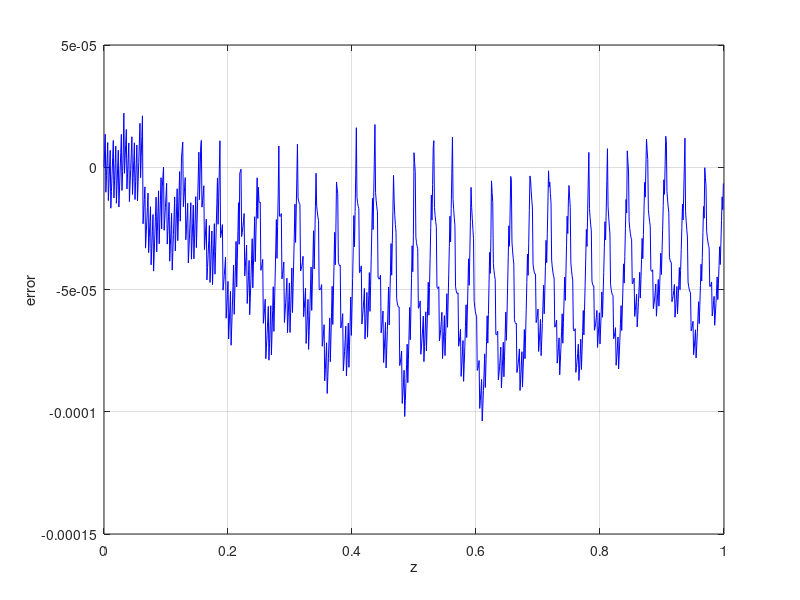

Reproduce this figure in MATLAB.
nn = 5; zc = linspace(0,1,2^nn+1);
atantab = int16(round(atan(zc)*(2^(15))));     % 16-bit values tabulated
atantab = int32(int32(atantab)*(2^(16)));      % move to upper half of 32-bit
datantab = int32(round(diff(atan(zc))*2^(16+nn))); % 16-bit unsigned

z = 0:0.001:1-1e-10;

zint  = uint8(floor(z*2^nn));          % integer part
zfrac = int32(mod(z*2^15,2^(15-nn)));  % fractional part

res = zeros(size(z)); res2 = res;
for k = 1:length(z);
  ind = zint(k)+1;
  res(k) = int32(atantab(ind) + zfrac(k)*datantab(ind));
end%for

res = res/2^(31);

figure(1); plot(z,res-atan(z),'b')
           xlabel('z'); ylabel('error'); grid on

accuracybits = log2(max(abs(res-atan(z))*4/pi))
